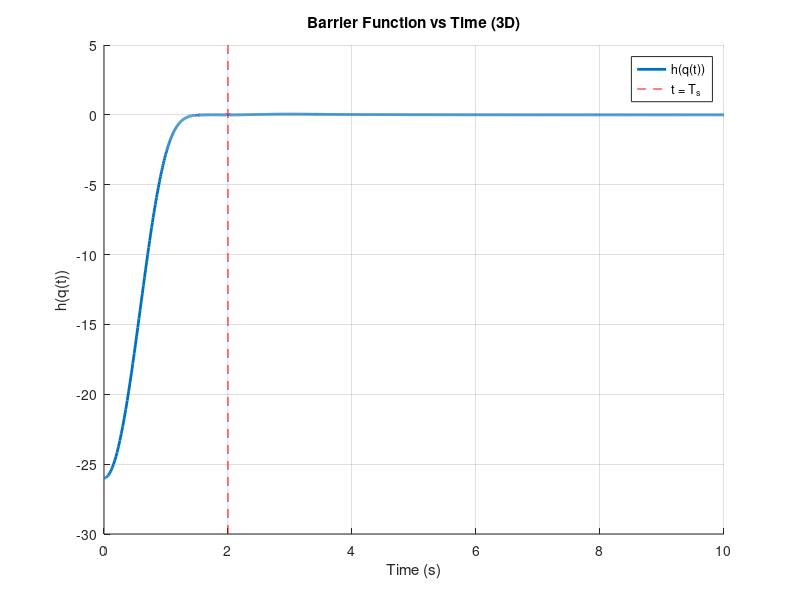

Recreate this plot in MATLAB.
function test_prescribed_time_CBF_record
    % 清除环境
    clc; clear; close all;
    
    % --- 声明全局变量用于记录控制律中 nominal 力矩和判别式 ---
    global tau_nom_history lhs_check_history control_time_history control_counter;
    tau_nom_history = [];       % 用于记录 nominal 力矩 tau_n（3×N_entries）
    lhs_check_history = [];     % 用于记录判别式值 (1×N_entries)
    control_time_history = [];  % 用于记录对应时间 (1×N_entries)
    control_counter = 0;        % 控制律调用次数计数器

    % =========== 用户/问题设置 ===========
    % 1) 安全球: 半径 r, 球心 p0 (3×1)
    r    = 1.0;
    p0   = [0; 0; 0];

    % 2) 预设时间参数
    T_s     = 2;          % safety “deadline”
    T_theta = 1;
    T_psi   = (T_s + T_theta) / 2;  
    c_gain  = 1.0;
    t0_val  = 0.0;  

    % 3) CBF控制参数
    alpha0  = 1.0;
    alpha1  = 1.0;
    beta    = 1.0;
    gamma   = 1.0;

    % 4) 名义PD增益 (3×3)
    Kp      = 10.0 * eye(3);
    Kd      = 5.0 * eye(3);

    % 5) “GP” mean & std. dev. (mocked)
    mu_fn   = @(x,theta_hat) ones(3,1); % 输出3×1向量
    sigma_fn= @(x,theta_hat) 0.5;       % 标量

    % 6) PD 期望位置 (q_des in 3D)
    q_des   = [3; 3; 3];

    % 7) 初始状态: q(0) = [3;3;3], dq(0) = [0;0;0]
    q0      = [3; 3; 3];
    dq0     = [0; 0; 0];
    x0      = [q0; dq0];  % 状态为6×1

    % 8) 积分器设置
    opts    = odeset('RelTol', 1e-7, 'AbsTol', 1e-8);

    % ========== 分段积分：避开 t = 1.5 和 t = 2 ==========
    % 第一段：0 → 1.49
    tspan1 = [0, 1.49];
    [t1, x1] = ode45(@robotDynamics, tspan1, x0, opts);
    
    % 第二段：1.51 → 1.99
    x_mid = x1(end, :);
    tspan2 = [1.51, 1.99];
    [t2, x2] = ode45(@robotDynamics, tspan2, x_mid, opts);
    
    % 第三段：2.01 → 10
    x_mid2 = x2(end, :);
    tspan3 = [2.01, 10];
    [t3, x3] = ode45(@robotDynamics, tspan3, x_mid2, opts);

    % ========== 合并两段结果 ==========
    tSol = [t1; t2; t3];
    xSol = [x1; x2; x3];

    % 绘图
    figure('Position', [100, 100, 1200, 600]);
    hold on; grid on;
    % 计算 h(q(t))
    hVals = arrayfun(@(i) hFun(xSol(i, 1:3).'), 1:length(tSol));
    plot(tSol, hVals, 'LineWidth', 2, 'DisplayName', 'h(q(t))');
    plot([T_s T_s], ylim, 'r--', 'DisplayName', 't = T_s');
    xlabel('Time (s)'); ylabel('h(q(t))');
    title('Barrier Function vs Time (3D)');
    legend('Location', 'Best');

    % 打印最终结果
    fprintf('===========================\n');
    fprintf('Final time = %.2f,  h(q(tEnd)) = %.4f\n', tSol(end), hFun(xSol(end, 1:3).'));
    idxTs = find(tSol >= T_s, 1);
    fprintf('Check near T_s = %.2f => index where t >= T_s: %d\n', T_s, idxTs);
    fprintf('===========================\n');

    % 导出全局变量到 base workspace
    assignin('base', 'tau_nom_history', tau_nom_history);
    assignin('base', 'lhs_check_history', lhs_check_history);
    assignin('base', 'control_time_history', control_time_history);
    disp('记录的控制变量已保存到工作区：tau_nom_history, lhs_check_history, control_time_history');

    %%%%%%%%%%%%%%%%%%%%%%%%%%%%%%%%%%%%%%%%%%%%%%%%%%%%%%%%%%
    %%% 以下为嵌套函数: 机器人动力学, 控制律, 辅助函数 %%%
    %%%%%%%%%%%%%%%%%%%%%%%%%%%%%%%%%%%%%%%%%%%%%%%%%%%%%%%%%%

    function dxdt = robotDynamics(t, x)
        q  = x(1:3);
        dq = x(4:6);
        tau = controlLaw(t, x);
        ddq = tau;  % 系统模型 M = I(3)
        dxdt = [dq; ddq];
    end

    function tau = controlLaw(t, x)
        q  = x(1:3);
        dq = x(4:6);

        % 计算 psi, a_h, b_h
        psi_val = psiFun(t, q, dq);
        ah_val  = a_hFun(t, q, dq);
        bh_val  = b_hFun(q);  % 3×1

        % 模拟 GP: 均值和标准差
        mu_val    = mu_fn(x, []);
        sigma_val = sigma_fn(x, []);

        % 计算安全调整项 amu_val
        amu_val = ah_val + bh_val' * mu_val ...
                  - norm(bh_val) * (beta * sigma_val + gamma) ...
                  + z1Fun(t) * alpha1 * psi_val;

        % 名义 PD 控制律: tau_n
        tau_n = -Kp * (q - q_des) - Kd * dq;  % 3×1

        % 判别式: amu_val + bh_val' * tau_n
        lhs_check = amu_val + bh_val' * tau_n;

        % 记录当前时刻的信息
        control_counter = control_counter + 1; %#ok<NASGU>
        control_time_history(control_counter) = t;
        tau_nom_history(:, control_counter)    = tau_n;
        lhs_check_history(control_counter)     = lhs_check;

        fprintf('Time: %.4f, lhs_check: %.4f\n', t, lhs_check);

        if lhs_check >= 0
            tau = tau_n;
        else
            % 安全控制: QP 近似解
            denom = bh_val' * bh_val;
            I3 = eye(3);
            proj = I3 - (bh_val * bh_val') / denom;
            tau_s = proj * tau_n - (amu_val / denom) * bh_val;
            tau = tau_s;
        end
    end

    % Barrier 函数: h(q) = r^2 - ||q - p0||^2
    function val = hFun(q_3)
        val = r^2 - norm(q_3 - p0)^2;
    end

    % psiFun(t,q,dq) = dh/dq' * dq + alpha0 * z0Fun(t) * h(q)
    function val = psiFun(t, q, dq)
        val = dhdqFun(q)' * dq + alpha0 * z0Fun(t) * hFun(q);
    end

    % a_hFun(t,q,dq) = ... 详见主文
    function val = a_hFun(t, q, dq)
        H_ = d2hdq2Fun(q);        
        term1 = dq.' * H_ * dq;
        term2 = alpha0 * z0Fun(t) * (dhdqFun(q)' * dq);
        term3 = alpha0 * dz0Fun(t) * hFun(q);
        val = term1 + term2 + term3;
    end

    % b_hFun(q) = dh/dq
    function bh = b_hFun(q)
        bh = dhdqFun(q);
    end

    function grad_h = dhdqFun(q_3)
        grad_h = -2 * (q_3 - p0);
    end

    function H3 = d2hdq2Fun(~)
        H3 = -2 * eye(3);
    end

    function val = z0Fun(t)
        numerator   = T_s^2 + c_gain * (((t - t0_val)^2 - (t - t0_val) * T_s)^2);
        denominator = (T_s - t)^2;
        val = numerator / denominator;
    end

    function val = dz0Fun(t)
        A = (t - t0_val);
        B = (T_s - t);
        part1 = c_gain * 2 * (A^2 - A * T_s) * (2 * A - T_s) * B^2;
        part2 = (T_s^2 + c_gain * ((A^2 - A * T_s)^2)) * (-2 * B);
        val = (part1 - part2) / (B^4);
    end

    function val = z1Fun(t)
        numerator   = T_psi^2 + c_gain * (((t - t0_val)^2 - (t - t0_val) * T_psi)^2);
        denominator = (T_psi - t)^2;
        val = numerator / denominator;
    end

end
